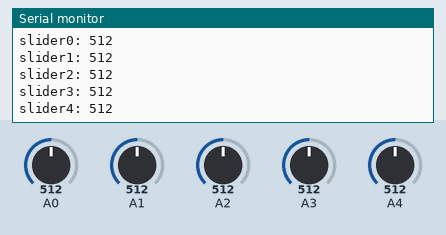
A sketch run on a simulated Arduino Uno, built with avr-gcc and run on an emulated ATmega328P. Parts: the last lines printed to the serial monitor. Inputs (shaded band) come from the test bench; at power-on: A0 = 512, A1 = 512, A2 = 512, A3 = 512, A4 = 512.

Above: at 1.2 s.
1.3 s: A0 set to 716
At 1.6 s:
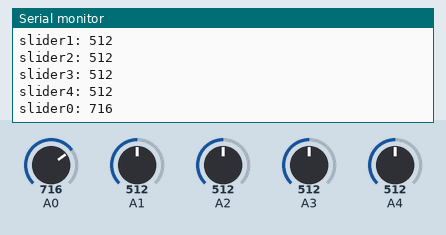
2.8 s: A1 set to 716
At 4.0 s:
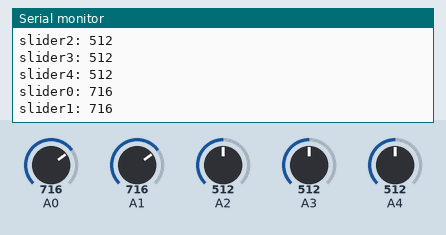
4.3 s: A2 set to 716
At 5.1 s:
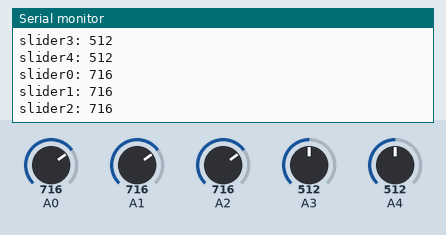
5.8 s: A3 set to 716
At 6.2 s:
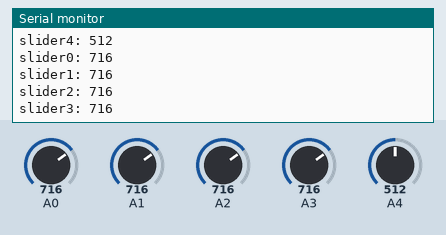
7.3 s: A4 set to 716
At 8.5 s:
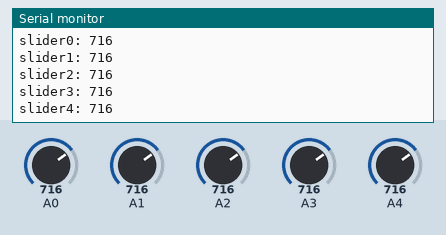
8.8 s: A0 set to 992
At 9.7 s:
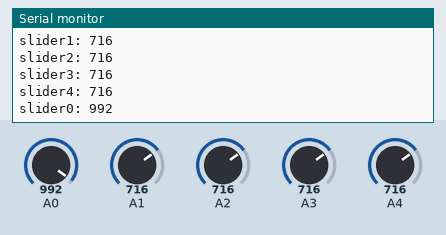
Timing chart, 0 to 11.3 s (numbered marks = the images above; inputs shaded):
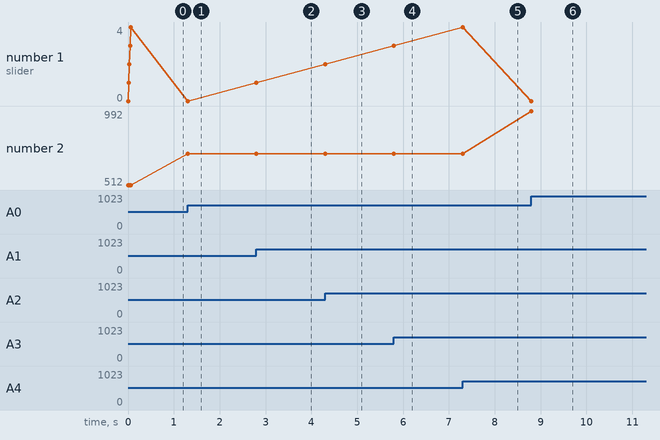

The sketch:

arduino-code.ino
```cpp
int prevValues[5] = {0, 0, 0, 0, 0};
const int threshold = 2;

void setup() {
  Serial.begin(9600);
}

void loop() {
  sendSliderData();
}

void sendSliderData() {
  int currentValues[5];

  for (int i = 0; i < 5; i++) {
    currentValues[i] = analogRead(A0 + i);

    if (abs(currentValues[i] - prevValues[i]) > threshold) {
      Serial.print("slider");
      Serial.print(i);
      Serial.print(": ");
      Serial.println(currentValues[i]);
      prevValues[i] = currentValues[i];
    }
  }
}
```

Measured:
- after the input at 1.3 s, the serial monitor: prints a new line at once (image 1)
- after the input at 2.8 s, the serial monitor: prints a new line at once (image 2)
- after the input at 4.3 s, the serial monitor: prints a new line at once (image 3)
- after the input at 5.8 s, the serial monitor: prints a new line at once (image 4)
- after the input at 7.3 s, the serial monitor: prints a new line at once (image 5)
- after the input at 8.8 s, the serial monitor: prints a new line at once (image 6)
- plotted number 1: 1 → 2 after the input at 4.3 s, 2 → 3 after the input at 5.8 s, 3 → 4 after the input at 7.3 s, 4 → 0 after the input at 8.8 s
- plotted number 2: 512 → 716 after the input at 1.3 s, 716 → 992 after the input at 8.8 s
